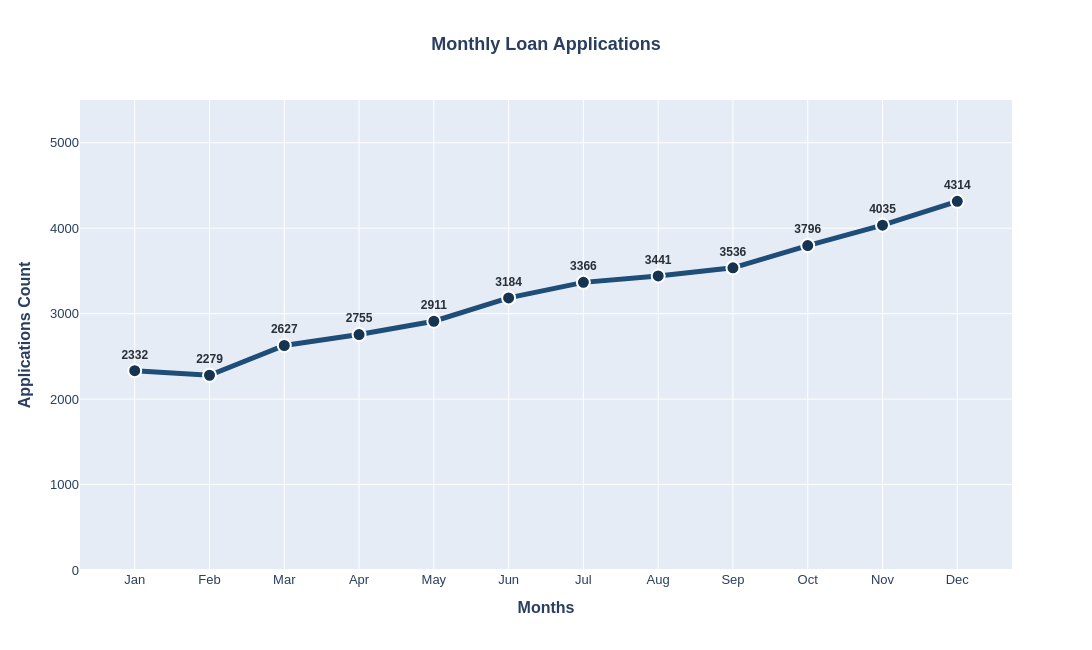

The notebook cell saved with this chart:
### Markdown cell above
### Monthly Trends by Issue Date for Total Loan Applications

### Code cell
monthly_applications = (
    df.sort_values('issue_date')
    .assign(month_name = lambda x: x['issue_date'].dt.strftime('%b'))
    .groupby('month_name', sort = False)['id']
    .count()
    .reset_index(name = 'loan_applications_count')

)

# px.bar(monthly_applications,x = monthly_applications['month_name'], y = monthly_applications['loan_applications_count'])

labels = monthly_applications['loan_applications_count'].round(2).astype(str)

fig = go.Figure()

fig.add_trace(go.Scatter(
    x=monthly_applications['month_name'],
    y=monthly_applications['loan_applications_count'],
    mode='lines+markers+text',
    line=dict(width=5, color='#1E4D78'),
    marker=dict(
        size=13, color="#153452", symbol='circle', line=dict(width=2, color='white')),
    text=labels,
    texttemplate='<b>%{text}</b>',
    textposition='top center',
    textfont=dict(size=12, color='#292F36'),
    hovertemplate='<b>%{x}</b><br>Applications: %{y:,}<extra></extra>'
))

# update y-axes
fig.update_yaxes(range=[0, 5500])


fig.update_layout(
    width=1400,   # 
    height=650,
    title='<b>Monthly Loan Applications</b>',
    title_x=0.5,
    xaxis_title='<b>Months</b>',
    yaxis_title='<b>Applications Count</b>',
    font=dict(size=13, family='Arial')
)

fig.show()

### Figure 1 — Plotly figure (JSON) as saved in the notebook; plotly's stock layout.template omitted (floating-point values rounded to 4 significant figures)
{"data": [{"hovertemplate": "<b>%{x}</b><br>Applications: %{y:,}<extra></extra>", "line": {"color": "#1E4D78", "width": 5}, "marker": {"color": "#153452", "line": {"color": "white", "width": 2}, "size": 13, "symbol": "circle"}, "mode": "lines+markers+text", "text": ["2332", "2279", "2627", "2755", "2911", "3184", "3366", "3441", "3536", "3796", "4035", "4314"], "textfont": {"color": "#292F36", "size": 12}, "textposition": "top center", "texttemplate": "<b>%{text}</b>", "type": "scatter", "x": ["Jan", "Feb", "Mar", "Apr", "May", "Jun", "Jul", "Aug", "Sep", "Oct", "Nov", "Dec"], "y": [2332, 2279, 2627, 2755, 2911, 3184, 3366, 3441, 3536, 3796, 4035, 4314]}], "layout": {"font": {"family": "Arial", "size": 13}, "height": 650, "title": {"text": "<b>Monthly Loan Applications</b>", "x": 0.5}, "width": 1400, "xaxis": {"title": {"text": "<b>Months</b>"}}, "yaxis": {"range": [0, 5500], "title": {"text": "<b>Applications Count</b>"}}}}
